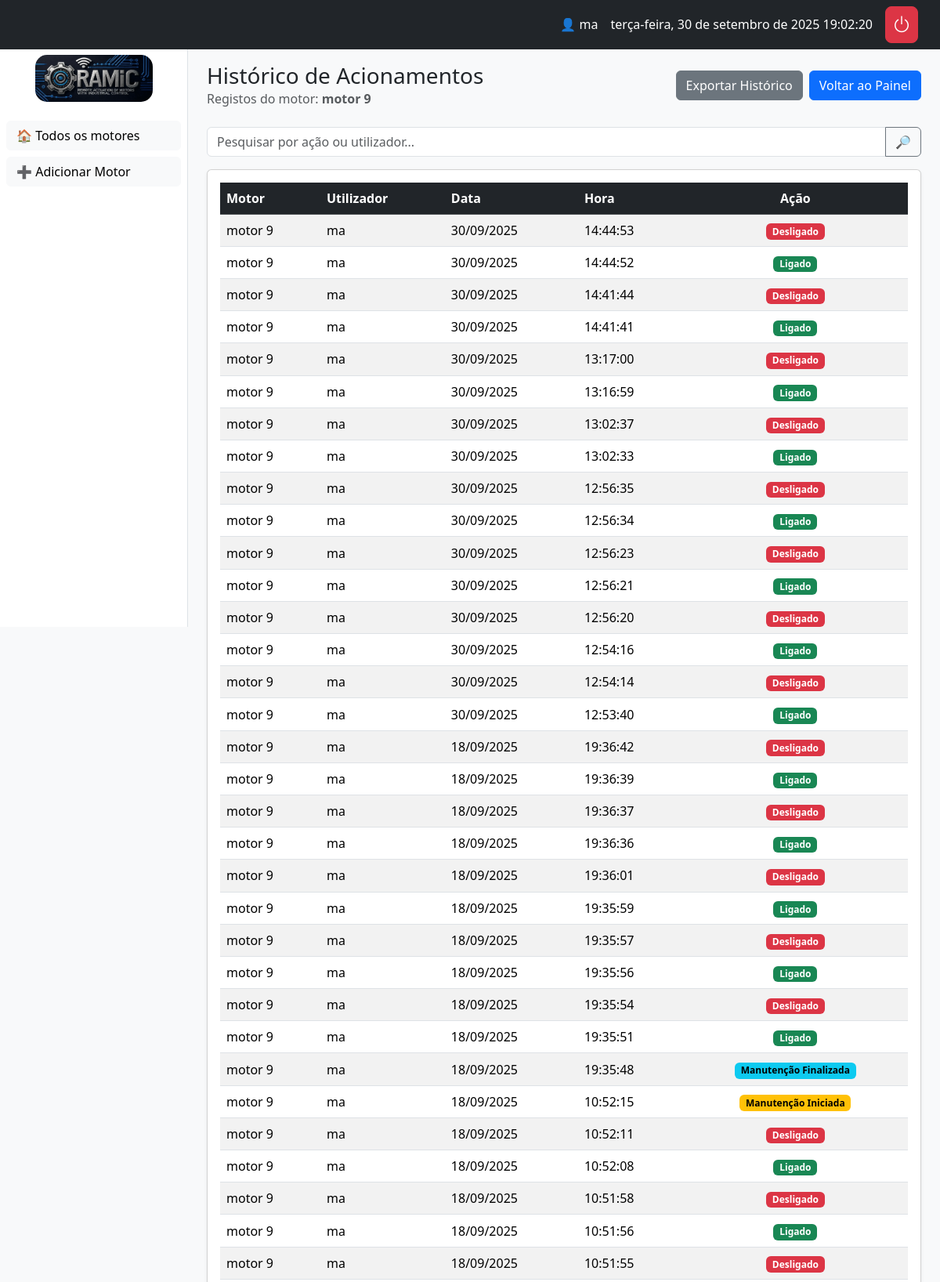
Screenshot of /motor/1/historico/ (signed in, upper part) with the database file from the repository.
### core/models.py (models this page shows, shortened)
class Motor(models.Model):
    grupos = models.ManyToManyField(Group, related_name="motores")
    nome = models.CharField(max_length=100)
    numero_serie = models.CharField(max_length=50, unique=True)
    descricao = models.TextField(blank=True, null=True)
    imagem = models.ImageField(upload_to="motores/", blank=True, null=True)
    localizacao = models.CharField(max_length=100, blank=True)
    modelo = models.CharField(max_length=100, blank=True)
    corrente = models.FloatField(null=True, blank=True, help_text="Corrente em Ampères (A)")
    potencia = models.FloatField(null=True, blank=True, help_text="Potência em Watts (W)")
    tensao = models.CharField(max_length=50, blank=True, help_text="Ex: 110V, 220V")
    ligado = models.BooleanField(default=False)
    em_manutencao = models.BooleanField(default=False)
    last_heartbeat = models.DateTimeField(null=True, blank=True)

class LogAcionamento(models.Model):
    ACOES = [
        ("LIGADO", "Ligado"),
        ("DESLIGADO", "Desligado"),
        ("MANUTENCAO_INICIO", "Manutenção Iniciada"),
        ("MANUTENCAO_FIM", "Manutenção Finalizada"),
    ]
    motor = models.ForeignKey(Motor, related_name="logs", on_delete=models.CASCADE)
    usuario = models.ForeignKey(User, on_delete=models.SET_NULL, null=True, blank=True)
    acao = models.CharField(max_length=20, choices=ACOES)
    timestamp = models.DateTimeField(auto_now_add=True)

### core/views.py (the view)
# urls.py: path("motor/<int:motor_id>/historico/", views.historico_view, name="historico"),
@login_required
def historico_view(request, motor_id: int):
    motor = get_object_or_404(Motor, id=motor_id)
    q = request.GET.get("q", "").strip()
    logs = motor.logs.all().order_by('-timestamp')
    if q:
        user_match = User.objects.filter(username__iexact=q).first()
        if user_match:
            logs = logs.filter(usuario=user_match)
        else:
            logs = logs.filter(acao__icontains=q)
    return render(request, "core/motores/historico.html", {"motor": motor, "logs": logs, "q": q})

### templates/core/motores/historico.html
{% extends "core/base.html" %}
{% load django_bootstrap5 %}
{% block content %}
<div class="d-flex align-items-center justify-content-between mb-4">
  <div>
    <h3 class="mb-0">Histórico de Acionamentos</h3>
    {% if motor %}
      <p class="text-muted mb-0">Registos do motor: <strong>{{ motor.nome }}</strong></p>
    {% endif %}
  </div>
  <div class="d-flex gap-2">
    <a href="{% url 'exportar_historico_csv' %}" class="btn btn-secondary">Exportar Histórico</a>
    <a href="{% url 'painel' %}" class="btn btn-primary">Voltar ao Painel</a>
  </div>
</div>
<form class="mb-3" method="get">
  <div class="input-group">
    <input type="text" class="form-control" name="q" placeholder="Pesquisar por ação ou utilizador..." value="{{ q }}">
    <button class="btn btn-outline-secondary" type="submit">🔎</button>
  </div>
</form>
<div class="card shadow-sm">
  <div class="card-body">
    <div class="table-responsive">
      <table class="table table-striped table-hover align-middle mb-0">
        <thead class="table-dark">
          <tr>
            <th>Motor</th>
            <th>Utilizador</th>
            <th>Data</th>
            <th>Hora</th>
            <th class="text-center">Ação</th>
          </tr>
        </thead>
        <tbody>
          {% for log in logs %}
          <tr>
            <td>{{ log.motor.nome }}</td>
            <td>{{ log.usuario.username|default:"Sistema" }}</td>
            <td>{{ log.timestamp|date:"d/m/Y" }}</td>
            <td>{{ log.timestamp|time:"H:i:s" }}</td>
            <td class="text-center">
              {% if log.acao == "LIGADO" %}
                <span class="badge text-bg-success">{{ log.get_acao_display }}</span>
              {% elif log.acao == "DESLIGADO" %}
                <span class="badge text-bg-danger">{{ log.get_acao_display }}</span>
              {% elif log.acao == "MANUTENCAO_INICIO" %}
                <span class="badge text-bg-warning">Manutenção Iniciada</span>
              {% elif log.acao == "MANUTENCAO_FIM" %}
                <span class="badge text-bg-info">Manutenção Finalizada</span>
              {% else %}
                <span class="badge text-bg-secondary">{{ log.acao }}</span>
              {% endif %}
            </td>
          </tr>
          {% empty %}
          <tr>
            <td colspan="5" class="text-center p-4">
              <p class="mb-0">Ainda não existem registos para este motor.</p>
            </td>
          </tr>
          {% endfor %}
        </tbody>
      </table>
    </div>
  </div>
</div>
{% endblock %}

### templates/core/base.html (shortened to what this page needs)
{% load static %}
{% load django_bootstrap5 %}
<!doctype html>
<html lang="pt-br">
  <head>
    {% bootstrap_css %}
    <link rel="stylesheet" href="https://cdn.jsdelivr.net/npm/bootstrap-icons@1.11.3/font/bootstrap-icons.min.css">
    <link rel="stylesheet" href="https://cdnjs.cloudflare.com/ajax/libs/font-awesome/6.0.0-beta3/css/all.min.css">
  </head>
  <body>
    {% if user.is_authenticated %}
      <nav class="navbar navbar-dark bg-dark px-3 top-navbar">
        <div class="container-fluid">
          <div class="d-flex align-items-center text-white">
            <span class="me-3">👤 {{ request.user.username }}</span>
            <span id="datetime" class="me-3 d-none d-md-inline"></span>
            <a href="{% url 'logout' %}" class="btn btn-danger p-2 lh-1" title="Sair" style="border-radius: 0.5rem;">
              <i class="bi bi-power h4 mb-0"></i>
          </a>
          </div>
        </div>
      </nav>
      <aside class="sidebar" id="sidebar">
        <div class="text-center mb-4">
          <a href="{% url 'painel' %}">
            <img src="{% static 'img/Ramic-logo.png' %}" alt="RAMIC Logo" class="img-fluid" style="max-width: 150px; border-radius: 15px;">
          </a>
        </div>
        <ul class="list-unstyled px-2">
          <li class="mb-2"><a class="btn btn-light w-100 text-start" href="{% url 'painel' %}">🏠 Todos os motores</a></li>
          <li class="mb-2"><a class="btn btn-light w-100 text-start" href="{% url 'adicionar_motor' %}">➕ Adicionar Motor</a></li>
        </ul>
      </aside>
      <main class="content" id="content">
        {% block content %}{% endblock %}
      </main>
    {% else %}
      <main class="container py-5">
        {% bootstrap_messages %}
        {% block content_unauthenticated %}{% endblock %}
      </main>
    {% endif %}
  </body>
</html>

### templates/core/base.html (style rules this page uses)
body { background-color: #f8f9fa; }
.sidebar { width: 240px; min-height: 100vh; background: #fff; border-right: 1px solid #dee2e6; position: fixed; left: 0; top: 0; padding-top: 70px; transition: transform 0.3s ease-in-out; z-index: 1040; }
.content { margin-left: 240px; padding: 24px; padding-top: 80px; transition: margin-left 0.3s ease-in-out; }
.top-navbar { position: fixed; top: 0; width: 100%; z-index: 1050; }

### rows the page displays
Motor: nome "motor 9"
LogAcionamento: motor.nome "motor 9", usuario.username "ma", timestamp "30/09/2025", timestamp "14:44:53", acao "Desligado"
LogAcionamento: motor.nome "motor 9", usuario.username "ma", timestamp "30/09/2025", timestamp "14:44:52", acao "Ligado"
LogAcionamento: motor.nome "motor 9", usuario.username "ma", timestamp "30/09/2025", timestamp "14:41:44", acao "Desligado"
LogAcionamento: motor.nome "motor 9", usuario.username "ma", timestamp "30/09/2025", timestamp "14:41:41", acao "Ligado"
LogAcionamento: motor.nome "motor 9", usuario.username "ma", timestamp "30/09/2025", timestamp "13:17:00", acao "Desligado"
LogAcionamento: motor.nome "motor 9", usuario.username "ma", timestamp "30/09/2025", timestamp "13:16:59", acao "Ligado"
LogAcionamento: motor.nome "motor 9", usuario.username "ma", timestamp "30/09/2025", timestamp "13:02:37", acao "Desligado"
LogAcionamento: motor.nome "motor 9", usuario.username "ma", timestamp "30/09/2025", timestamp "13:02:33", acao "Ligado"
LogAcionamento: motor.nome "motor 9", usuario.username "ma", timestamp "30/09/2025", timestamp "12:56:35", acao "Desligado"
LogAcionamento: motor.nome "motor 9", usuario.username "ma", timestamp "30/09/2025", timestamp "12:56:34", acao "Ligado"
LogAcionamento: motor.nome "motor 9", usuario.username "ma", timestamp "30/09/2025", timestamp "12:56:23", acao "Desligado"
LogAcionamento: motor.nome "motor 9", usuario.username "ma", timestamp "30/09/2025", timestamp "12:56:21", acao "Ligado"
LogAcionamento: motor.nome "motor 9", usuario.username "ma", timestamp "30/09/2025", timestamp "12:56:20", acao "Desligado"
LogAcionamento: motor.nome "motor 9", usuario.username "ma", timestamp "30/09/2025", timestamp "12:54:16", acao "Ligado"
LogAcionamento: motor.nome "motor 9", usuario.username "ma", timestamp "30/09/2025", timestamp "12:54:14", acao "Desligado"
LogAcionamento: motor.nome "motor 9", usuario.username "ma", timestamp "30/09/2025", timestamp "12:53:40", acao "Ligado"
LogAcionamento: motor.nome "motor 9", usuario.username "ma", timestamp "18/09/2025", timestamp "19:36:42", acao "Desligado"
LogAcionamento: motor.nome "motor 9", usuario.username "ma", timestamp "18/09/2025", timestamp "19:36:39", acao "Ligado"
LogAcionamento: motor.nome "motor 9", usuario.username "ma", timestamp "18/09/2025", timestamp "19:36:37", acao "Desligado"
LogAcionamento: motor.nome "motor 9", usuario.username "ma", timestamp "18/09/2025", timestamp "19:36:36", acao "Ligado"
LogAcionamento: motor.nome "motor 9", usuario.username "ma", timestamp "18/09/2025", timestamp "19:36:01", acao "Desligado"
LogAcionamento: motor.nome "motor 9", usuario.username "ma", timestamp "18/09/2025", timestamp "19:35:59", acao "Ligado"
LogAcionamento: motor.nome "motor 9", usuario.username "ma", timestamp "18/09/2025", timestamp "19:35:57", acao "Desligado"
LogAcionamento: motor.nome "motor 9", usuario.username "ma", timestamp "18/09/2025", timestamp "19:35:56", acao "Ligado"
LogAcionamento: motor.nome "motor 9", usuario.username "ma", timestamp "18/09/2025", timestamp "19:35:54", acao "Desligado"
LogAcionamento: motor.nome "motor 9", usuario.username "ma", timestamp "18/09/2025", timestamp "19:35:51", acao "Ligado"
LogAcionamento: motor.nome "motor 9", usuario.username "ma", timestamp "18/09/2025", timestamp "19:35:48", acao "Manutenção Finalizada"
LogAcionamento: motor.nome "motor 9", usuario.username "ma", timestamp "18/09/2025", timestamp "10:52:15", shows "Manutenção Iniciada"
LogAcionamento: motor.nome "motor 9", usuario.username "ma", timestamp "18/09/2025", timestamp "10:52:11", acao "Desligado"
LogAcionamento: motor.nome "motor 9", usuario.username "ma", timestamp "18/09/2025", timestamp "10:52:08", acao "Ligado"
LogAcionamento: motor.nome "motor 9", usuario.username "ma", timestamp "18/09/2025", timestamp "10:51:58", acao "Desligado"
LogAcionamento: motor.nome "motor 9", usuario.username "ma", timestamp "18/09/2025", timestamp "10:51:56", acao "Ligado"
LogAcionamento: motor.nome "motor 9", usuario.username "ma", timestamp "18/09/2025", timestamp "10:51:55", acao "Desligado"

### other values shown
{{ request.user.username }} "ma"
